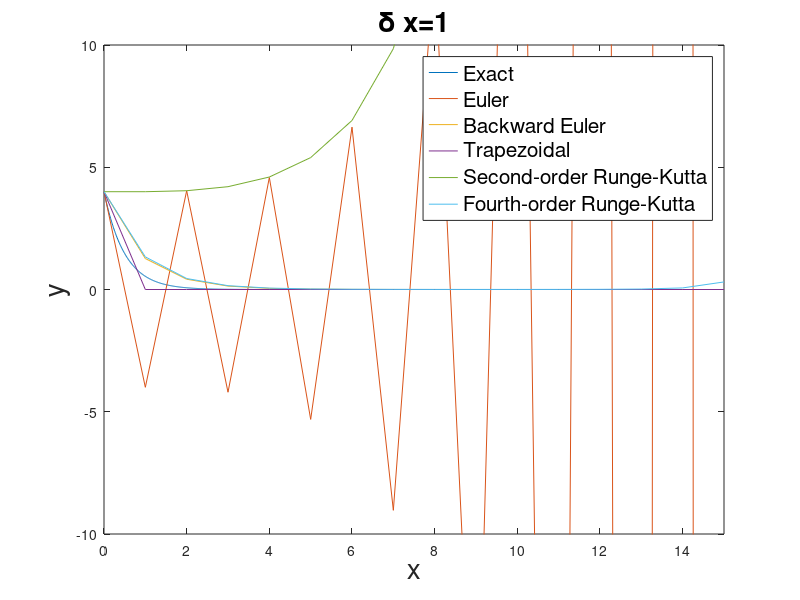

Reproduce this figure in MATLAB.
%Initialize
delta_x = 1;
lambda = @(x) -(2+0.01*x^2);
x = 0:delta_x:15;
y = 0:delta_x:15;
y(1) = 4;
%amount = number of points
amount = (15/delta_x) + 1;

%Exact solution
xx = 0:0.01:15;
f = @(x) 4*exp(-x.^3/300-2*x);
plot(xx, f(xx));
hold on;

%Euler method Y(n+1)=(l+h*lambda)*Y(n)
for i = 1:(amount-1)
  y(i+1) = (1+delta_x*lambda(x(i)))*y(i);
end
plot(x, y)
hold on

%Backward Euler method Y(n+1)=Y(n)/(l-h*lambda)
for i = 1:(amount-1)
  y(i+1) = y(i)/(1-lambda(y(i))*delta_x);
end
plot(x, y)
hold on

%Trapezoidal method Y(n+1)=Y(n)*(l+0.5*h*lambda)/(l-0.5*h*lambda)
for i = 1:(amount-1)
  y(i+1) = y(i)*(1+lambda(x(i))*delta_x/2)/(1-lambda(x(i))*delta_x/2);
end
plot(x, y)
hold on

%Second-order Runge-Kutta Y(n+1)=(1+hl+0.5*(hl)^2)*Y(n)
for i = 1:(amount-1)
  y(i+1) = y(i)*(1+lambda(x(i))*delta_x+(lambda(x(i))*delta_x)^2/2);
end
plot(x, y)
hold on

%Fourth-order Runge-Kutta Y(n+1)=(1+hl+0.5*(hl)^2+(hl)^2/6+(hl)^4/24)*Y(n)
for i = 1:(amount-1)
  y(i+1) = y(i)*(1+lambda(x(i))*delta_x+(lambda(x(i))*delta_x)^2/2+(lambda(x(i))*delta_x)^3/6+(lambda(x(i))*delta_x)^4/24);
end
plot(x, y)
xlim([0 15]);
ylim([-10 10]);
%Plot
title('\delta x=1', 'Fontsize', 20);
xlabel('x', 'Fontsize', 20);
ylabel('y', 'Fontsize', 20);
legend('Exact','Euler','Backward Euler','Trapezoidal','Second-order Runge-Kutta','Fourth-order Runge-Kutta','Fontsize', 15);


